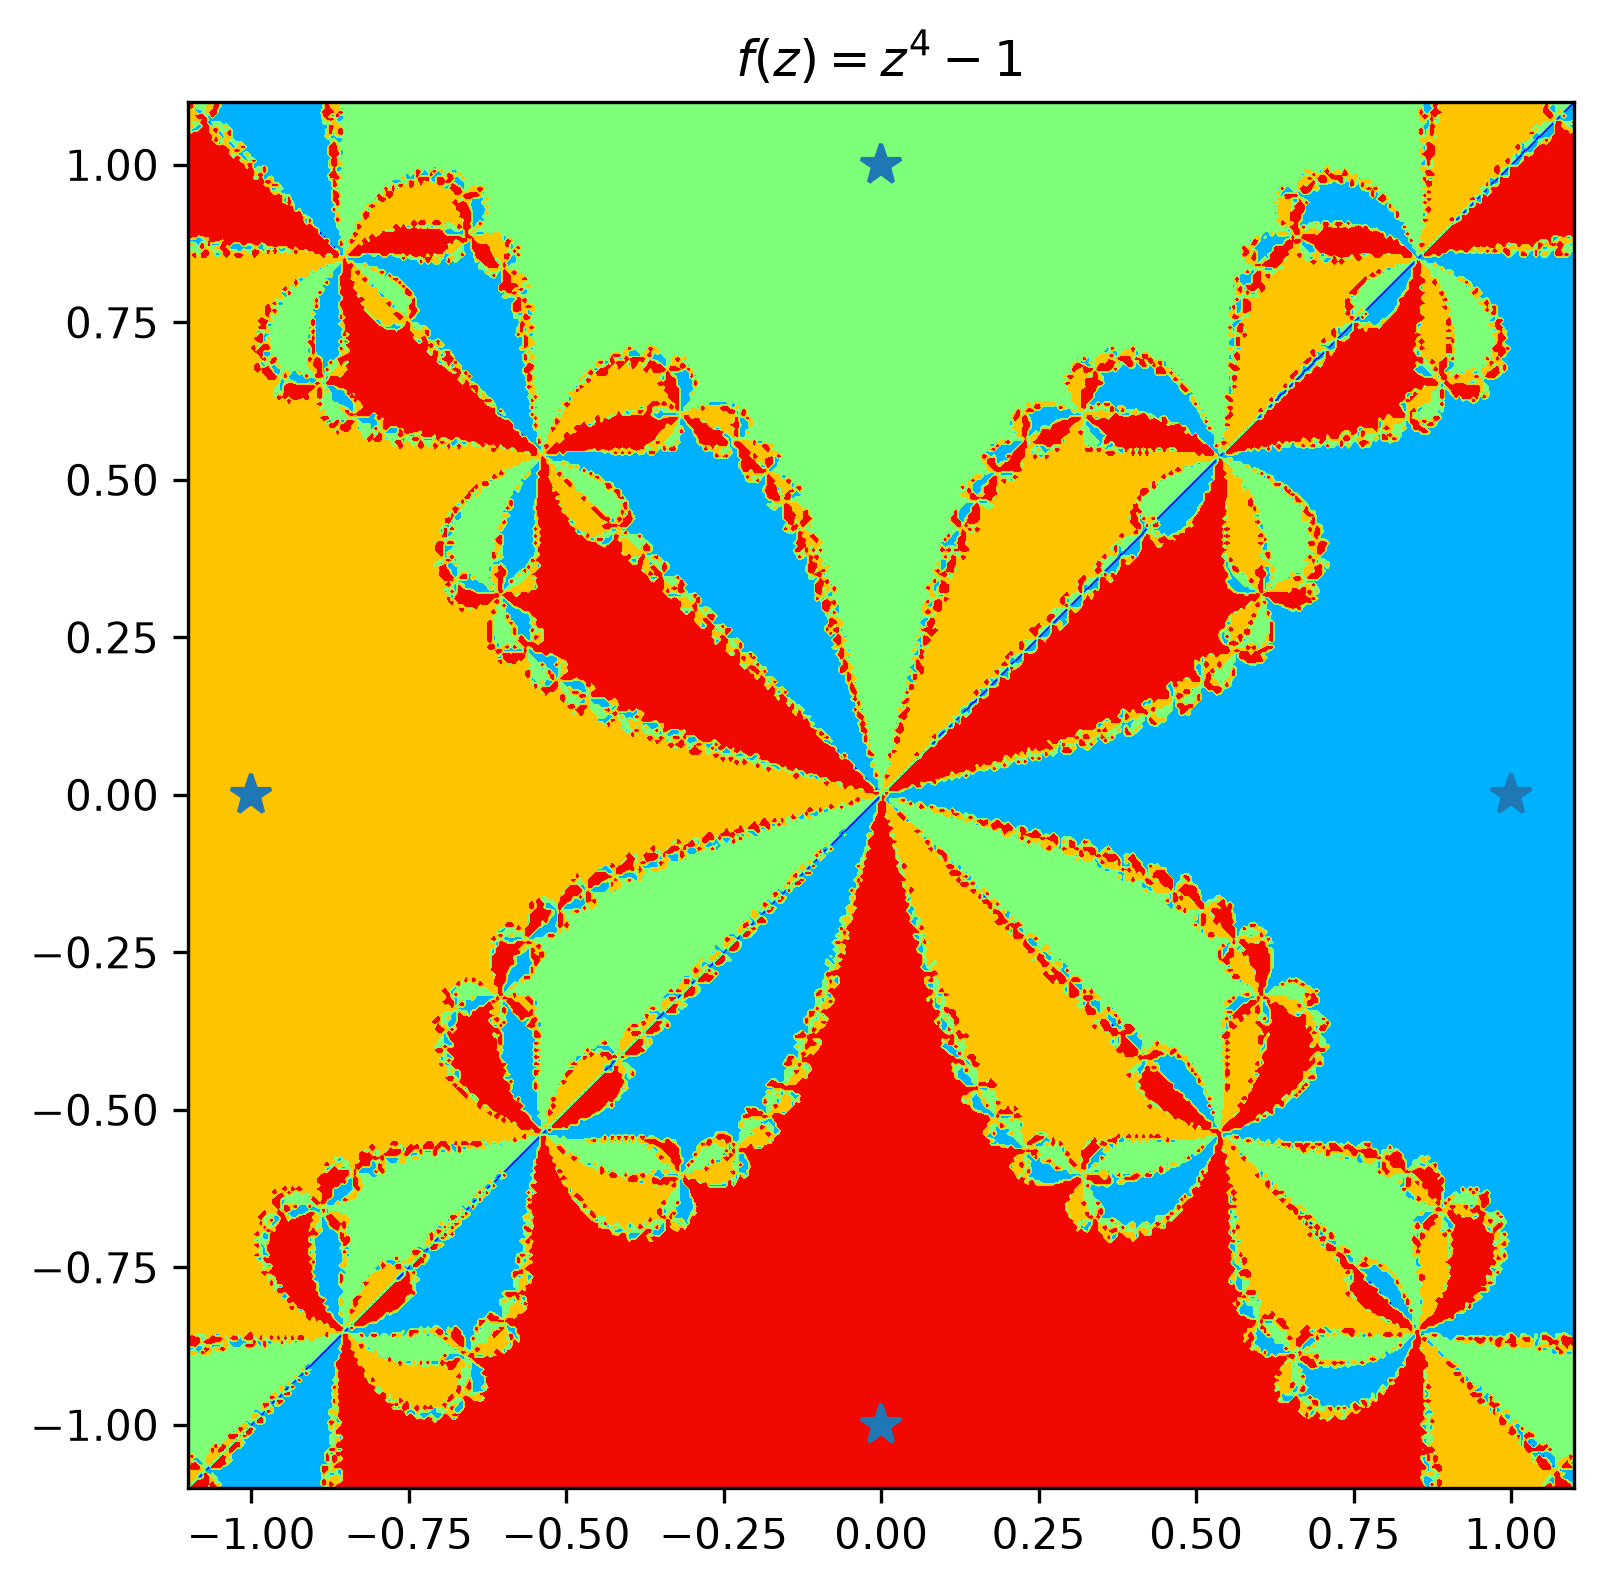

The Python source for this figure:
# Julia.py: making Julia sets with Newton's Method

## The idea
# The complex $n^\mathrm{th}$ roots of unity is the set of
# numbers z_0, z_1,... , z_{n-1} such that (z_k)^n=1.
# For example, the 4th roots of unity are 1, -1, i=\sqrt{-1} and -i. 
#  
# Suppose we wanted to estimate these numbers using Newton's method.
# We could try to solve f(z)=0 with f(z)=z^n-1. Then the iteration is:
# $$
#  z_{k+1}= z_k - \frac{(z_k)^n -1}{n (z_k)^{n-1}}.
# $$

# However, there are $n$ possible solutions to  z^n-1=0.
# Given a particular starting point, which root with the method
# converge to? If we take a number of points in a region of space,
# iterate on each of them, and then colour the points to indicate
# the ones that converge to the same root, we get the  famous Julia Set.

import numpy as np
import matplotlib.pyplot as plt


# ## Define parameters
# * `n` is the number of roots
# * `N` defines the resolution. Larger values give nicer pictures,
# but are slower to run

n = 4    # nth roots of unity
N = 400  # resolution (N^2 points)
Max_Iterations = 1000
x0, x1 = -1.1, 1.1 # corners for domain
y0, y1 = -1.1, 1.1 # corners for domain


## Computations
k = np.arange(n) 
Roots = np.cos(k*2*np.pi/n) + 1j*np.sin(k*2*np.pi/n)

x = np.linspace(x0,x1,N)
y = np.linspace(y0,y1,N)
X, Y = np.meshgrid(x, y) # Grid of complex numbers
Z = X+1j*Y

# Newton iteration
for _ in range(Max_Iterations):
    Z = Z - (Z**n-1)/(n*Z**(n-1))

# Classification of convergence
T = np.zeros(Z.shape, dtype=int)
for j in range(n):
    T[np.abs(Z-Roots[j]) <= 1e-3] = j+1


# Plot
fig, ax = plt.subplots(figsize=(6,6))
c = ax.contourf(x, y, T, levels=n+1, cmap="jet")
ax.set_title(f"$f(z) = z^{n} - 1$")
ax.set_aspect("equal")

ax.plot(Roots.real, Roots.imag, '*', markersize=10,linewidth=4)
plt.savefig("Julia.png", dpi=300, bbox_inches="tight")
plt.show()
